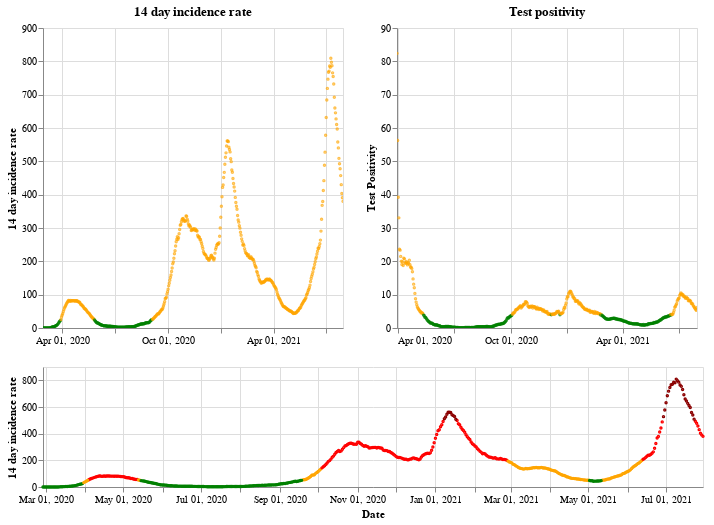

Source (notebook cell):
### Markdown cell above
## Scotland

### Code cell
plot_traffic_light('Scotland')

### Figure 1 — Vega-Lite specification as saved in the notebook (floating-point values rounded to 4 significant figures; data arrays with more than 128 entries replaced by an {"elided": "..."} marker saying what was removed)
{"config": {"view": {"continuousWidth": 400, "continuousHeight": 300}}, "vconcat": [{"hconcat": [{"mark": {"type": "point", "size": 2}, "encoding": {"color": {"condition": {"value": "green", "test": "(datum.twoWeeklyCasesRate <= 25)"}, "value": "orange"}, "tooltip": [{"type": "nominal", "field": "areaName"}, {"type": "temporal", "field": "date"}, {"type": "quantitative", "field": "twoWeeklyCasesRate"}, {"type": "quantitative", "field": "testPositivity"}], "x": {"type": "temporal", "axis": {"title": ""}, "field": "date", "scale": {"domain": {"selection": "DateBrush"}}, "timeUnit": "yearmonthdate"}, "y": {"type": "quantitative", "axis": {"title": "14 day incidence rate"}, "field": "twoWeeklyCasesRate"}}, "title": "14 day incidence rate", "width": 300}, {"mark": {"type": "point", "size": 2}, "encoding": {"color": {"condition": {"value": "green", "test": "(datum.testPositivity <= 4)"}, "value": "orange"}, "tooltip": [{"type": "nominal", "field": "areaName"}, {"type": "temporal", "field": "date"}, {"type": "quantitative", "field": "twoWeeklyCasesRate"}, {"type": "quantitative", "field": "testPositivity"}], "x": {"type": "temporal", "axis": {"title": ""}, "field": "date", "scale": {"domain": {"selection": "DateBrush"}}, "timeUnit": "yearmonthdate"}, "y": {"type": "quantitative", "axis": {"title": "Test Positivity"}, "field": "testPositivity"}}, "title": "Test positivity", "width": 300}]}, {"layer": [{"mark": {"type": "point", "size": 2}, "encoding": {"color": {"condition": {"value": "orange", "test": "(((datum.testPositivity < 4) && (datum.twoWeeklyCasesRate >= 50)) && (datum.twoWeeklyCasesRate < 200))"}, "value": "red"}, "opacity": {"condition": {"value": 1, "test": "((datum.twoWeeklyCasesRate >= 50) && (datum.twoWeeklyCasesRate < 500))"}, "value": 0}, "tooltip": [{"type": "nominal", "field": "areaName"}, {"type": "temporal", "field": "date"}, {"type": "quantitative", "field": "twoWeeklyCasesRate"}, {"type": "quantitative", "field": "testPositivity"}], "x": {"type": "temporal", "axis": {"title": "Date"}, "field": "date", "timeUnit": "yearmonthdate"}, "y": {"type": "quantitative", "axis": {"title": "14 day incidence rate"}, "field": "twoWeeklyCasesRate"}}, "selection": {"DateBrush": {"type": "interval", "encodings": ["x"], "fields": ["Time"]}}}, {"mark": {"type": "point", "size": 2}, "encoding": {"color": {"value": "darkred"}, "opacity": {"condition": {"value": 1, "test": "(datum.twoWeeklyCasesRate >= 500)"}, "value": 0}, "tooltip": [{"type": "nominal", "field": "areaName"}, {"type": "temporal", "field": "date"}, {"type": "quantitative", "field": "twoWeeklyCasesRate"}, {"type": "quantitative", "field": "testPositivity"}], "x": {"type": "temporal", "axis": {"title": "Date"}, "field": "date", "timeUnit": "yearmonthdate"}, "y": {"type": "quantitative", "axis": {"title": "14 day incidence rate"}, "field": "twoWeeklyCasesRate"}}}, {"mark": {"type": "point", "size": 2}, "encoding": {"color": {"condition": {"value": "green", "test": "((datum.testPositivity < 4) && (datum.twoWeeklyCasesRate < 50))"}, "value": "orange"}, "opacity": {"condition": {"value": 1, "test": "(datum.twoWeeklyCasesRate < 50)"}, "value": 0}, "tooltip": [{"type": "nominal", "field": "areaName"}, {"type": "temporal", "field": "date"}, {"type": "quantitative", "field": "twoWeeklyCasesRate"}, {"type": "quantitative", "field": "testPositivity"}], "x": {"type": "temporal", "axis": {"title": "Date"}, "field": "date", "timeUnit": "yearmonthdate"}, "y": {"type": "quantitative", "axis": {"title": "14 day incidence rate"}, "field": "twoWeeklyCasesRate"}}}], "height": 120, "width": 660}], "data": {"name": "data-6794867a0060ddf591520af82ade3038"}, "$schema": "https://vega.github.io/schema/vega-lite/v4.8.1.json", "datasets": {"data-6794867a0060ddf591520af82ade3038": {"elided": "519 records"}}}
